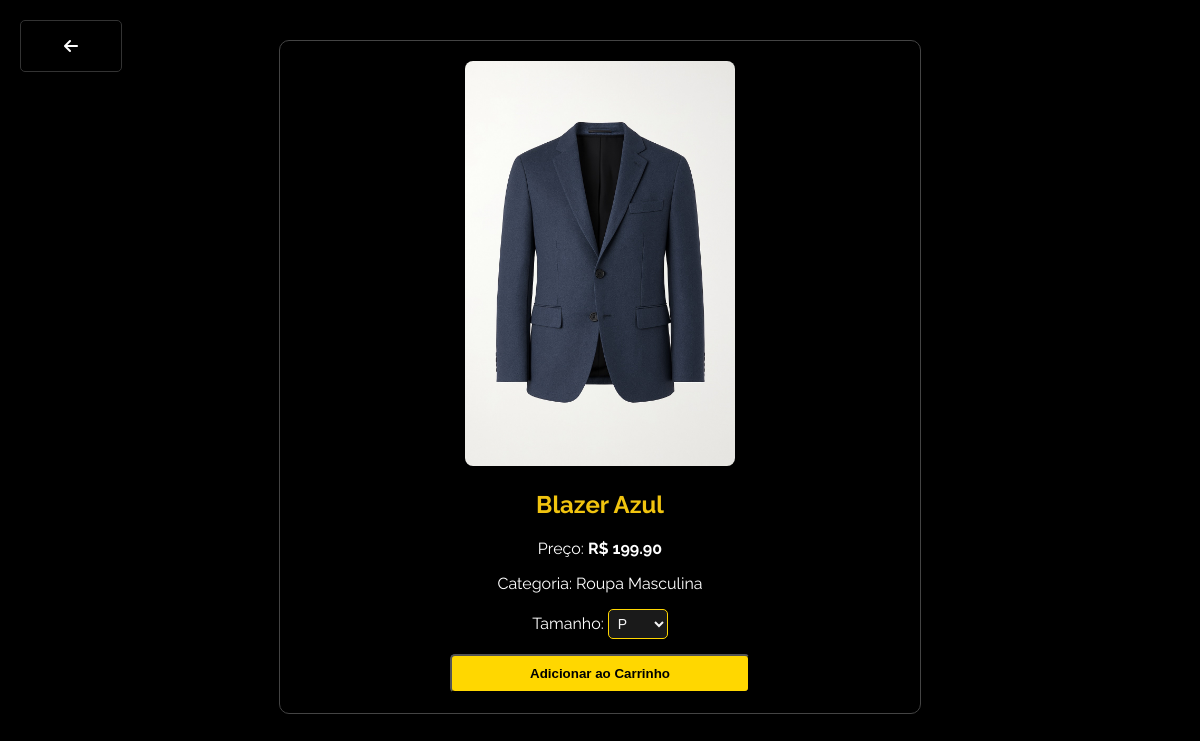
Screenshot of /produto/20/ with the database file from the repository.
### auraapp/models.py (models this page shows, shortened)
class Produto(models.Model):
    nome = models.CharField(max_length=150)
    preco = models.DecimalField(max_digits=6, decimal_places=2)
    categoria = models.ForeignKey(Categoria, on_delete=models.CASCADE)
    imagem = models.ImageField(upload_to='./static/', default='./static/blazer.png')
    emAlta = models.BooleanField(default=False)

class Categoria(models.Model):
    nome = models.CharField(max_length=100)
    descricao = models.CharField(max_length=300, default='Descrição')

### auraapp/views.py (the view)
# urls.py: path('produto/<int:produto_id>/', views.produto, name='produto'),
def produto(request, produto_id):
    produto = get_object_or_404(Produto, id=produto_id)
    return render(request, 'auraapp/produto.html', {'produto': produto})

### auraapp/templates/auraapp/produto.html (shortened to what this page needs)
<!DOCTYPE html>
<html>
<head>
    <link rel="stylesheet" href="https://cdnjs.cloudflare.com/ajax/libs/font-awesome/6.5.0/css/all.min.css">
</head>
<body>
    <a href="{% url 'home' %}" class="sair">
        <i class="fas fa-arrow-left"></i>
    </a>
    <div class="produto-detalhe">
        <img src="{{ produto.imagem.url }}" alt="{{ produto.nome }}">
        <h2>{{ produto.nome }}</h2>
        <p>Preço:  <strong>R$ {{ produto.preco }}</strong></p>
        <p>Categoria: {{ produto.categoria.nome }}</p>
        <form method="POST" action="{% url 'adicionar_ao_carrinho' produto.id %}">
    <div class="tamanho">
        <label for="tamanho">Tamanho:</label>
        <select class="select-tamanho" name="tamanho" required>
            <option value="P">P</option>
        </select>
    </div>
    <button class="btn" type="submit">Adicionar ao Carrinho</button>
</form>
    </div>
</body>
</html>

### auraapp/templates/auraapp/produto.html (style rules this page uses)
.select-tamanho { padding: 5px; background-color: #1a1a1a; color: #f5f5f5; border: 1px solid #FFD700; border-radius: 5px; font-size: 14px; width: 60px; transition: all 0.3s ease; }
body { background-color: black; font-family: 'Raleway', sans-serif; }
form { display: flex; flex-direction: column; justify-content: center; align-items: center; }
.produto-detalhe img { width: 100%; max-width: 270px; border-radius: 8px; }
.btn { display: inline-block; width: 300px; background-color: gold; color: black; padding-block: 10px ; text-decoration: none; margin-top: 15px; border-radius: 5px; transition: all 500ms ease; font-weight: bold; cursor: pointer; }
a { text-decoration: none; }

### rows the page displays
Produto: imagem (picture), nome "Blazer Azul", preco "199.90", categoria.nome "Roupa Masculina"
